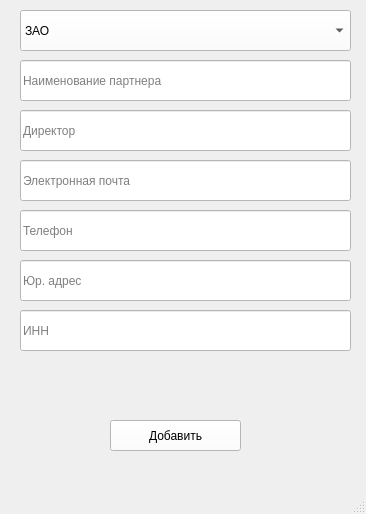
<?xml version="1.0" encoding="UTF-8"?>
<ui version="4.0">
 <class>create_window</class>
 <widget class="QMainWindow" name="create_window">
  <property name="geometry">
   <rect>
    <x>0</x>
    <y>0</y>
    <width>366</width>
    <height>514</height>
   </rect>
  </property>
  <property name="windowTitle">
   <string>MainWindow</string>
  </property>
  <widget class="QWidget" name="centralwidget">
   <widget class="QPushButton" name="pushButton">
    <property name="geometry">
     <rect>
      <x>110</x>
      <y>420</y>
      <width>131</width>
      <height>31</height>
     </rect>
    </property>
    <property name="font">
     <font>
      <pointsize>9</pointsize>
     </font>
    </property>
    <property name="styleSheet">
     <string notr="true">background-color: rgb(255, 255, 255);</string>
    </property>
    <property name="text">
     <string>Добавить</string>
    </property>
   </widget>
   <widget class="QLineEdit" name="lineEdit_3">
    <property name="geometry">
     <rect>
      <x>20</x>
      <y>110</y>
      <width>331</width>
      <height>41</height>
     </rect>
    </property>
    <property name="styleSheet">
     <string notr="true">background-color: rgb(255, 255, 255);</string>
    </property>
    <property name="placeholderText">
     <string>Директор</string>
    </property>
   </widget>
   <widget class="QLineEdit" name="lineEdit_7">
    <property name="geometry">
     <rect>
      <x>20</x>
      <y>310</y>
      <width>331</width>
      <height>41</height>
     </rect>
    </property>
    <property name="styleSheet">
     <string notr="true">background-color: rgb(255, 255, 255);</string>
    </property>
    <property name="placeholderText">
     <string>ИНН</string>
    </property>
   </widget>
   <widget class="QLineEdit" name="lineEdit_2">
    <property name="geometry">
     <rect>
      <x>20</x>
      <y>60</y>
      <width>331</width>
      <height>41</height>
     </rect>
    </property>
    <property name="styleSheet">
     <string notr="true">background-color: rgb(255, 255, 255);</string>
    </property>
    <property name="placeholderText">
     <string>Наименование партнера</string>
    </property>
   </widget>
   <widget class="QLineEdit" name="lineEdit_6">
    <property name="geometry">
     <rect>
      <x>20</x>
      <y>260</y>
      <width>331</width>
      <height>41</height>
     </rect>
    </property>
    <property name="styleSheet">
     <string notr="true">background-color: rgb(255, 255, 255);</string>
    </property>
    <property name="placeholderText">
     <string>Юр. адрес</string>
    </property>
   </widget>
   <widget class="QLineEdit" name="lineEdit_4">
    <property name="geometry">
     <rect>
      <x>20</x>
      <y>160</y>
      <width>331</width>
      <height>41</height>
     </rect>
    </property>
    <property name="styleSheet">
     <string notr="true">background-color: rgb(255, 255, 255);</string>
    </property>
    <property name="placeholderText">
     <string>Электронная почта</string>
    </property>
   </widget>
   <widget class="QLineEdit" name="lineEdit_5">
    <property name="geometry">
     <rect>
      <x>20</x>
      <y>210</y>
      <width>331</width>
      <height>41</height>
     </rect>
    </property>
    <property name="styleSheet">
     <string notr="true">background-color: rgb(255, 255, 255);</string>
    </property>
    <property name="placeholderText">
     <string>Телефон</string>
    </property>
   </widget>
   <widget class="QLabel" name="label">
    <property name="geometry">
     <rect>
      <x>140</x>
      <y>380</y>
      <width>55</width>
      <height>16</height>
     </rect>
    </property>
    <property name="text">
     <string/>
    </property>
   </widget>
   <widget class="QComboBox" name="comboBox">
    <property name="geometry">
     <rect>
      <x>20</x>
      <y>10</y>
      <width>331</width>
      <height>41</height>
     </rect>
    </property>
    <property name="styleSheet">
     <string notr="true">background-color: rgb(255, 255, 255);</string>
    </property>
    <item>
     <property name="text">
      <string>ЗАО</string>
     </property>
    </item>
    <item>
     <property name="text">
      <string>ООО</string>
     </property>
    </item>
    <item>
     <property name="text">
      <string>ПАО</string>
     </property>
    </item>
    <item>
     <property name="text">
      <string>ОАО</string>
     </property>
    </item>
   </widget>
  </widget>
  <widget class="QMenuBar" name="menubar">
   <property name="geometry">
    <rect>
     <x>0</x>
     <y>0</y>
     <width>366</width>
     <height>26</height>
    </rect>
   </property>
  </widget>
  <widget class="QStatusBar" name="statusbar"/>
 </widget>
 <resources/>
 <connections/>
</ui>
